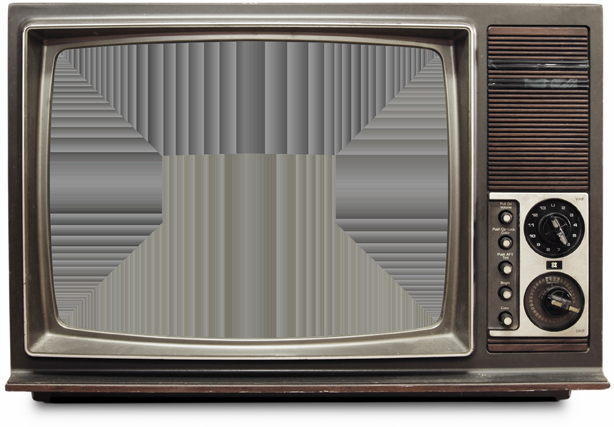
#> input picture session27/assets/tv.png, 614 x 427 px
$ python barfak.py
#> lines starting #> are read from the running program, lines starting #| are printed output that depends on the picture
import cv2
import numpy as np

tv_img = cv2.imread("assets/tv.png")
#> tv_img is the input picture: shape (427, 614, 3); mean B, G, R 114.9, 119.7, 123.8
tv_img = cv2.cvtColor(tv_img, cv2.COLOR_BGR2GRAY)
#> tv_img: shape (427, 614)
print(tv_img.shape)
#| (427, 614)

# [5 lines of commented-out code are left out]


rows, cols=tv_img.shape
#> rows = 427; cols = 614
writer = cv2.VideoWriter('outputs/barfak.mp4',
                         cv2.VideoWriter_fourcc(*'mpv4'),
                         30, (cols, rows))

while True:
    my_image = np.random.random((285,395)) * 255
    my_image = np.array(my_image, dtype = np.uint8)
    tv_img[45:330,50:445] = my_image
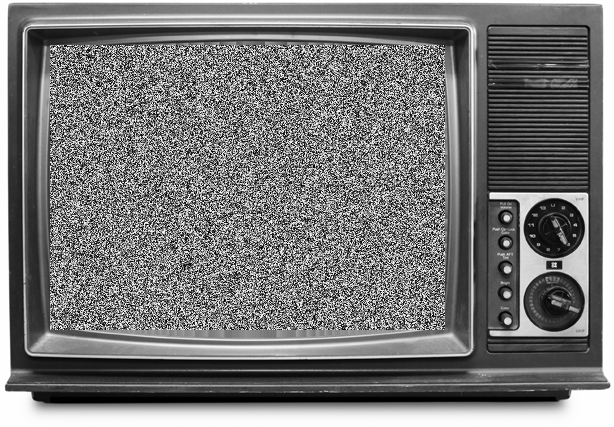
#> tv_img: shape (427, 614); min 0, max 255, mean 119.7

    writer.write(tv_img)

    cv2.imshow("TV",tv_img)

    if cv2.waitKey(25) & 0xFF == ord('q'):
#> (key q is pressed here)
        break

writer.release()
